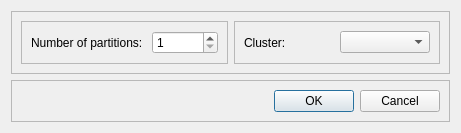
<?xml version="1.0" encoding="UTF-8"?>
<ui version="4.0">
 <class>PartitioningDialog</class>
 <widget class="QDialog" name="PartitioningDialog">
  <property name="geometry">
   <rect>
    <x>0</x>
    <y>0</y>
    <width>461</width>
    <height>133</height>
   </rect>
  </property>
  <property name="windowTitle">
   <string>Dialog</string>
  </property>
  <layout class="QGridLayout" name="gridLayout_5">
   <item row="0" column="0">
    <widget class="QFrame" name="frame_2">
     <property name="frameShape">
      <enum>QFrame::StyledPanel</enum>
     </property>
     <property name="frameShadow">
      <enum>QFrame::Raised</enum>
     </property>
     <layout class="QHBoxLayout" name="horizontalLayout_3">
      <item>
       <widget class="QFrame" name="frame_3">
        <property name="frameShape">
         <enum>QFrame::StyledPanel</enum>
        </property>
        <property name="frameShadow">
         <enum>QFrame::Raised</enum>
        </property>
        <layout class="QHBoxLayout" name="horizontalLayout">
         <item>
          <widget class="QLabel" name="label">
           <property name="text">
            <string>Number of partitions: </string>
           </property>
          </widget>
         </item>
         <item>
          <widget class="QSpinBox" name="numParts">
           <property name="minimum">
            <number>1</number>
           </property>
           <property name="maximum">
            <number>1000</number>
           </property>
          </widget>
         </item>
        </layout>
       </widget>
      </item>
      <item>
       <widget class="QFrame" name="frame_4">
        <property name="frameShape">
         <enum>QFrame::StyledPanel</enum>
        </property>
        <property name="frameShadow">
         <enum>QFrame::Raised</enum>
        </property>
        <layout class="QHBoxLayout" name="horizontalLayout_2">
         <item>
          <widget class="QLabel" name="label_2">
           <property name="text">
            <string>Cluster:</string>
           </property>
          </widget>
         </item>
         <item>
          <widget class="QComboBox" name="clusterList"/>
         </item>
        </layout>
       </widget>
      </item>
     </layout>
    </widget>
   </item>
   <item row="1" column="0">
    <widget class="QFrame" name="frame">
     <property name="frameShape">
      <enum>QFrame::StyledPanel</enum>
     </property>
     <property name="frameShadow">
      <enum>QFrame::Raised</enum>
     </property>
     <layout class="QGridLayout" name="gridLayout">
      <item row="0" column="0">
       <widget class="QDialogButtonBox" name="buttonBox">
        <property name="standardButtons">
         <set>QDialogButtonBox::Cancel|QDialogButtonBox::Ok</set>
        </property>
       </widget>
      </item>
     </layout>
    </widget>
   </item>
  </layout>
 </widget>
 <resources/>
 <connections/>
</ui>
